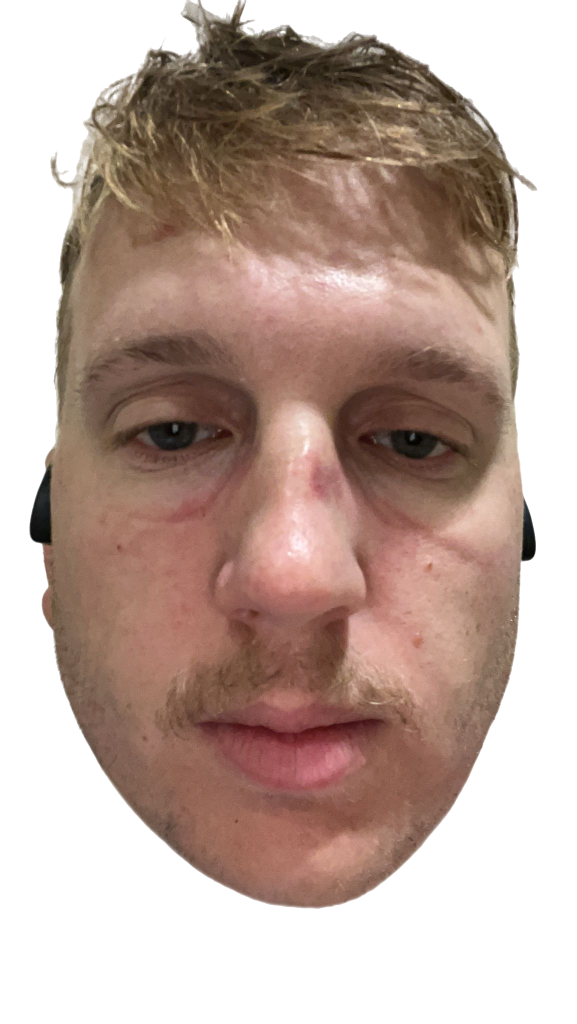
#> input picture build/images/faces/Ali.png, 1153 x 2048 px, found by its file name (shown at 1/2 size); its folder holds only this picture in this run
$ python faceresize.py
#> lines starting #> are read from the running program, lines starting #| are printed output that depends on the picture
from PIL import Image
import os

# Set the directory containing the images
input_dir = "public/images/faces"
output_dir = "public/images/new_faces"
os.makedirs(output_dir, exist_ok=True)

# Set the target size (max width and height)
target_size = (100, 100)  # Maximum dimensions

# Loop through all PNG files and process them
for filename in os.listdir(input_dir):
    if filename.endswith(".png"):
        img_path = os.path.join(input_dir, filename)
        with Image.open(img_path) as img:
            # Convert to RGBA if not already (to handle transparency)
#> img is the input picture: PIL image 1153x2048 RGBA; mean R, G, B, A 87.7, 65.9, 56.4, 152.9
            img = img.convert("RGBA")

            # Get the bounding box of the non-transparent content
            bbox = img.getbbox()  # Automatically detect the bounding box
#> bbox = (58, 0, 1075, 1818)
            if bbox:
                img = img.crop(bbox)  # Crop the image to the bounding box
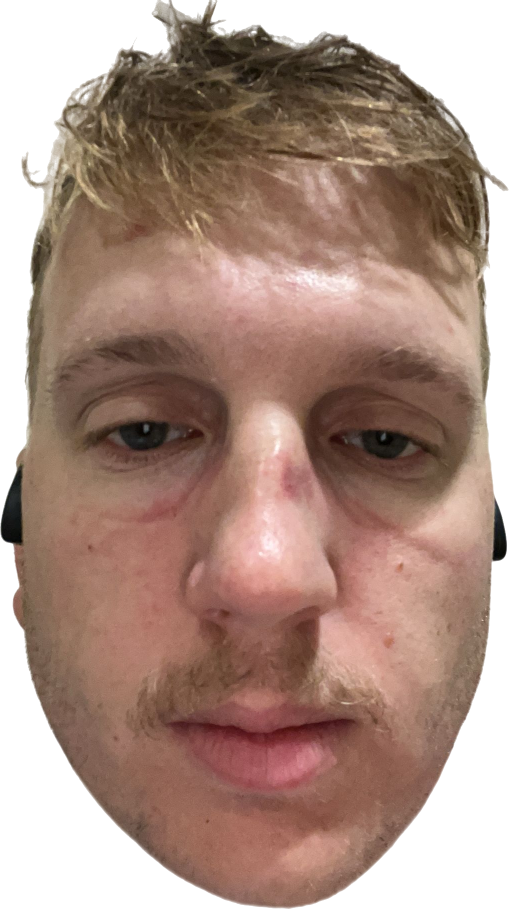
#> img: PIL image 1017x1818 RGBA (shown at 1/2 size); mean R, G, B, A 112, 84.1, 72, 195.3; transparent parts drawn white

            # Resize while maintaining aspect ratio
            img.thumbnail(target_size, Image.Resampling.LANCZOS)
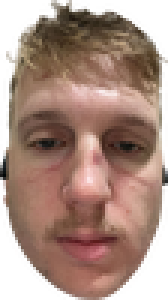
#> img: PIL image 56x100 RGBA (shown 3 times larger); mean R, G, B, A 118.4, 89.2, 76.1, 195.4; transparent parts drawn white

            # Create a new image with the target size and a transparent background
            new_img = Image.new("RGBA", target_size, (255, 255, 255, 0))  # Transparent background

            # Center the resized image on the new canvas
            x_offset = (target_size[0] - img.size[0]) // 2
#> x_offset = 22
            y_offset = (target_size[1] - img.size[1]) // 2
#> y_offset = 0
            new_img.paste(img, (x_offset, y_offset), img)  # Preserve transparency
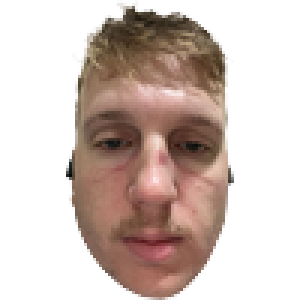
#> new_img: PIL image 100x100 RGBA (shown 3 times larger); mean R, G, B, A 207.7, 192.1, 185.5, 107.8; transparent parts drawn white

            # Save the resized and centered image
            output_path = os.path.join(output_dir, filename)
            new_img.save(output_path, format="PNG")

print("All images cropped, resized, and saved in:", output_dir)

$ run again, on build/images/faces/Marina.png
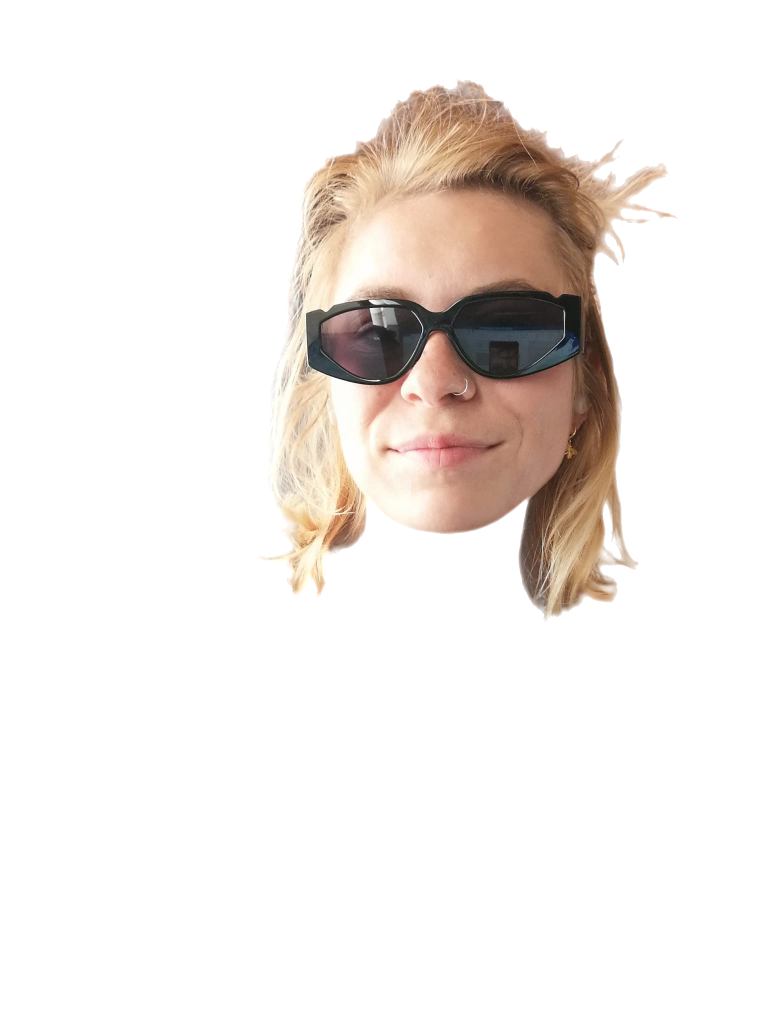
#> input picture build/images/faces/Marina.png, 1536 x 2048 px, found by its file name (shown at 1/2 size)
#> img is the input picture: PIL image 1536x2048 RGBA; mean R, G, B, A 32.2, 26.6, 22.8, 44
#> bbox = (516, 158, 1359, 1245)
#> `img.thumbnail(target_size, Image.Resampling.LANCZOS)`:
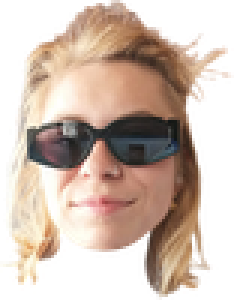
#> img: PIL image 78x100 RGBA (shown 3 times larger); mean R, G, B, A 122.7, 101.2, 86.3, 151.3; transparent parts drawn white
#> `new_img.paste(img, (x_offset, y_offset), img)`:
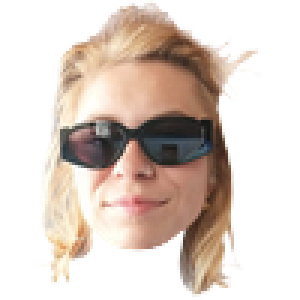
#> new_img: PIL image 100x100 RGBA (shown 3 times larger); mean R, G, B, A 218.4, 204.4, 195.1, 114.1; transparent parts drawn white

$ run again, on build/images/faces/Navo.png
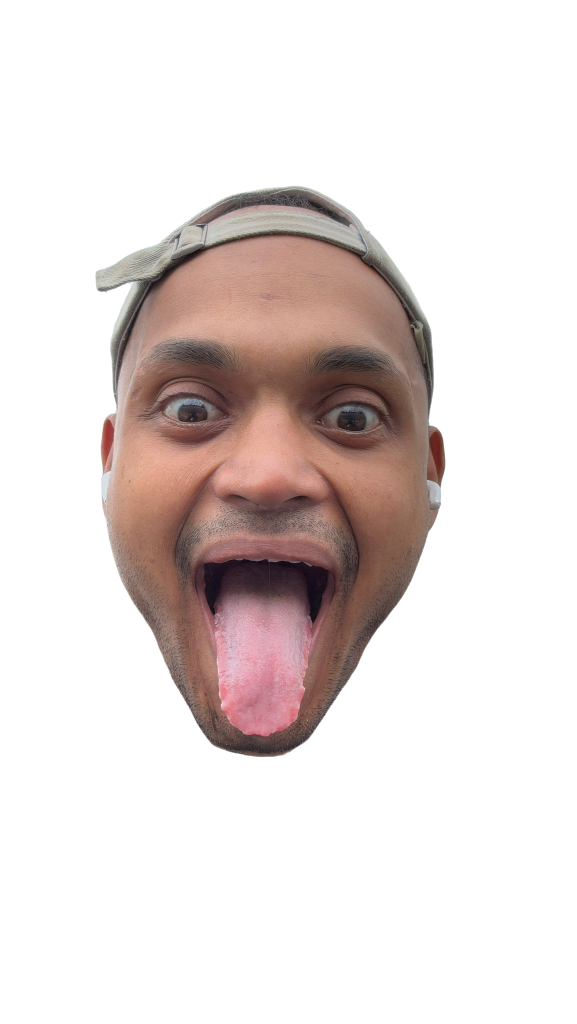
#> input picture build/images/faces/Navo.png, 1153 x 2048 px, found by its file name (shown at 1/2 size)
#> img is the input picture: PIL image 1153x2048 RGBA; mean R, G, B, A 37.7, 28.8, 26.8, 63.5
#> bbox = (190, 371, 891, 1515)
#> `img = img.crop(bbox)`:
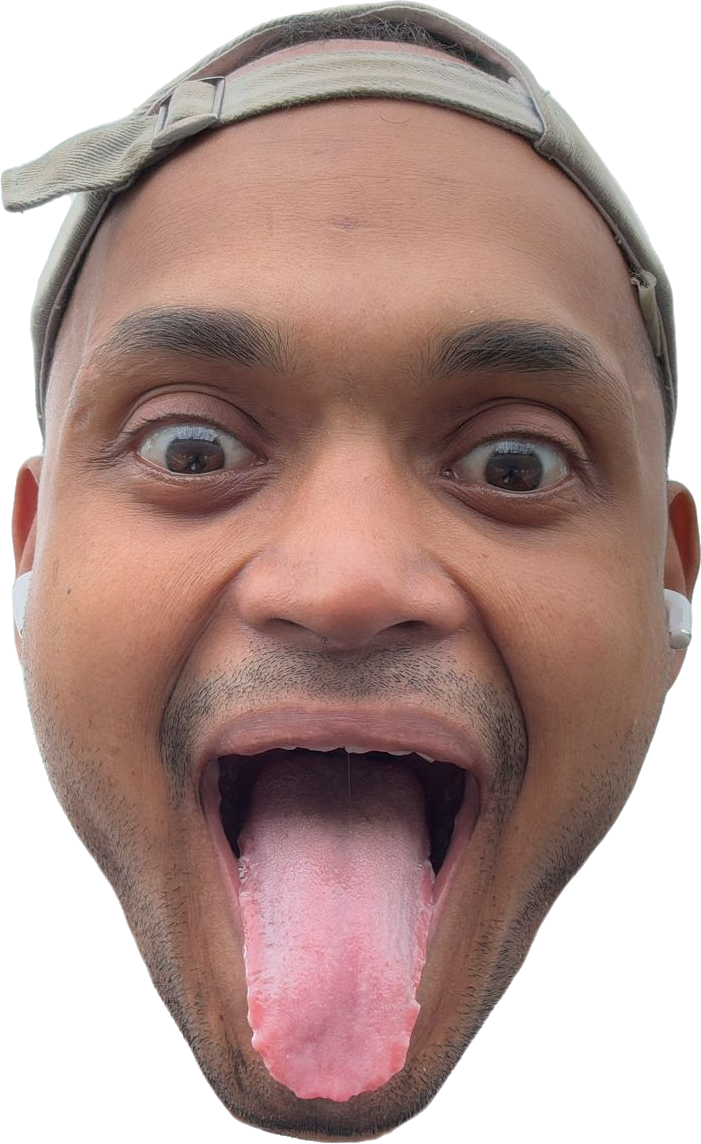
#> img: PIL image 701x1144 RGBA; mean R, G, B, A 111, 84.9, 79, 186.9; transparent parts drawn white
#> `new_img.paste(img, (x_offset, y_offset), img)`:
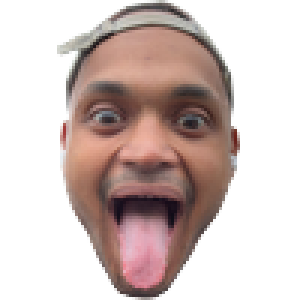
#> new_img: PIL image 100x100 RGBA (shown 3 times larger); mean R, G, B, A 208.3, 192.4, 188.8, 112.7; transparent parts drawn white
